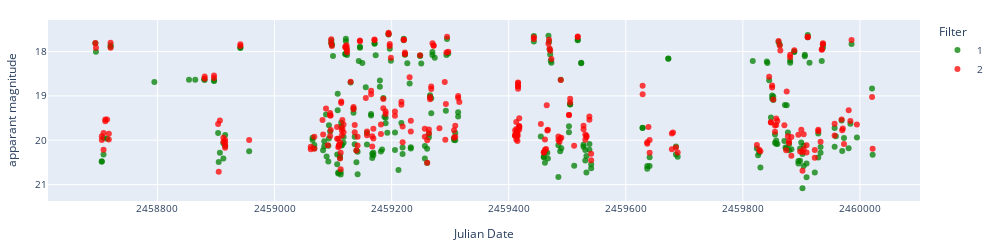

The notebook cell this image was saved under:
### Markdown cell above
### View individual light curve

### Code cell
# Display lasair difference magnitude and apparent magnitude light curves.

objects = ['ZTF19aadkhsj']

for object in objects:
    try:
        lc_lasair = load_lasair_lc(object, path=f'../lightcurves_dataset/lasair_{date}')
    except:
        # Create a folder within path for LCs if one does not exist
        if not os.path.exists(f'../lightcurves_dataset/lasair_non_dataset/cache'):
            os.makedirs(f'../lightcurves_dataset/lasair_non_dataset/cache')
        print('Not in dataset')
        download_lasair_lc([object], folderpath=f'../lightcurves_dataset/lasair_non_dataset', cache=f'../lightcurves_dataset/lasair_non_dataset/cache')
        lc_lasair = load_lasair_lc(object, path=f'../lightcurves_dataset/lasair_non_dataset')

    lc_lasair_appmag = lasair_clean(lc_lasair, limit=25, magerrlim=1)

    # print('Lasair difference magnitude')
    # display_lightcurve(lc_lasair,x='jd',y='magpsf',errorCol=errCollasair1)
    print('Lasair apparent magnitude')
    display_lightcurve(lc_lasair_appmag,x='jd',y='dc_mag',errorCol=errCollasair2)

### Figure 1 — Plotly figure (JSON) as saved in the notebook; plotly's stock layout.template omitted (floating-point values rounded to 4 significant figures; data arrays with more than 128 entries replaced by an {"elided": "..."} marker saying what was removed)
{"data": [{"hovertemplate": "Filter=1<br>Julian Date=%{x}<br>apparant magnitude=%{y}<extra></extra>", "legendgroup": "1", "marker": {"color": "green", "opacity": 0.75, "symbol": "circle"}, "mode": "markers", "name": "1", "orientation": "v", "showlegend": true, "type": "scatter", "x": {"elided": "264 float values"}, "xaxis": "x", "y": {"elided": "264 float values"}, "yaxis": "y"}, {"hovertemplate": "Filter=2<br>Julian Date=%{x}<br>apparant magnitude=%{y}<extra></extra>", "legendgroup": "2", "marker": {"color": "red", "opacity": 0.75, "symbol": "circle"}, "mode": "markers", "name": "2", "orientation": "v", "showlegend": true, "type": "scatter", "x": {"elided": "277 float values"}, "xaxis": "x", "y": {"elided": "277 float values"}, "yaxis": "y"}], "layout": {"font": {"size": 10}, "height": 250, "legend": {"title": {"text": "Filter"}, "tracegroupgap": 0}, "margin": {"b": 20, "l": 20, "r": 20, "t": 20}, "width": 1000, "xaxis": {"anchor": "y", "domain": [0, 1], "tickformat": "float", "title": {"text": "Julian Date"}}, "yaxis": {"anchor": "x", "autorange": "reversed", "domain": [0, 1], "title": {"text": "apparant magnitude"}}}}
